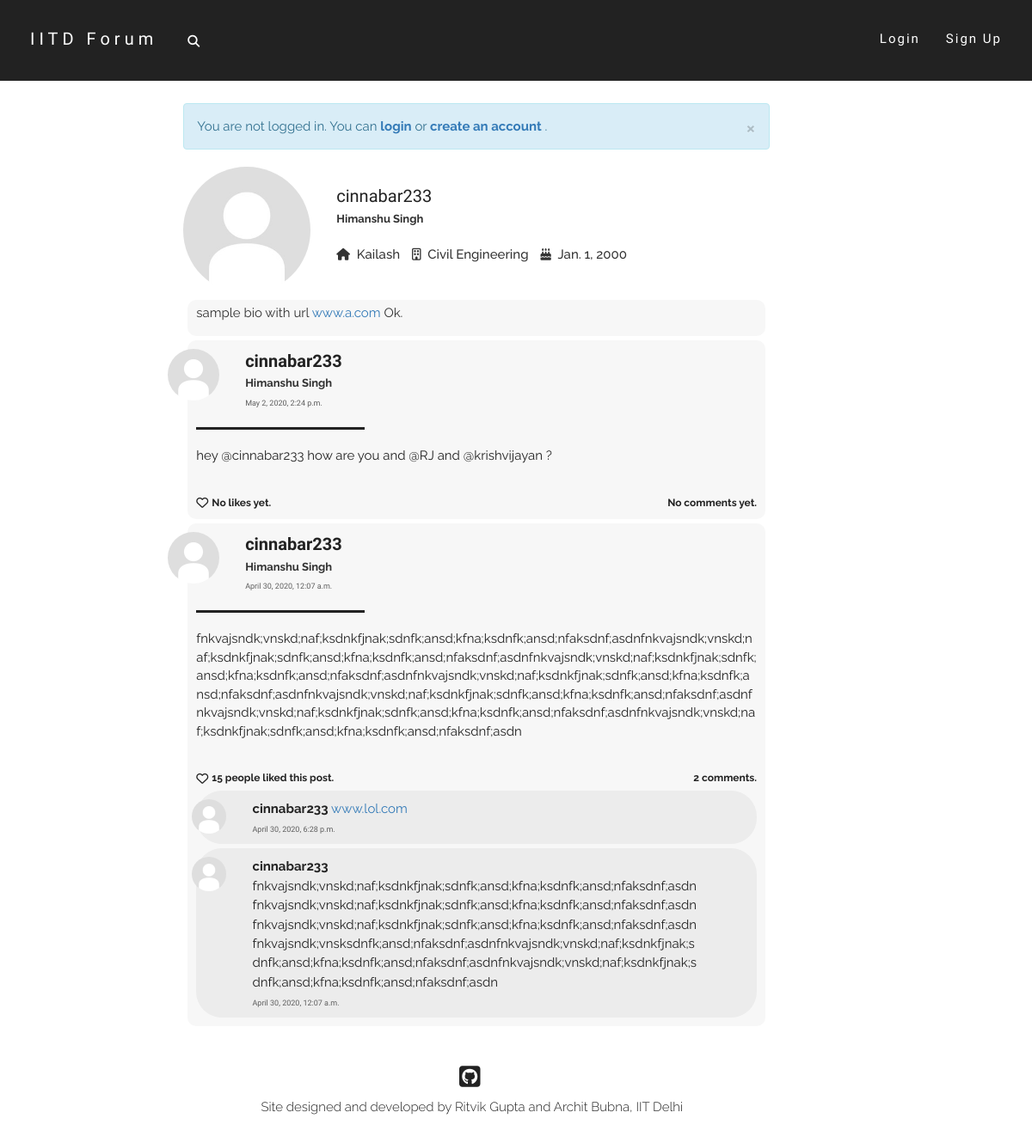
The app's page /users/cinnabar233/ with its own data.
### users/models.py (models this page shows, shortened)
class Profile(models.Model):
    parent_user = models.OneToOneField(User, on_delete=models.CASCADE)
    date_of_birth = models.DateField()
    first_name = models.CharField(max_length=50)
    last_name = models.CharField(max_length=50)
    gender = models.CharField(max_length=100, default="Male")
    dept = models.CharField(max_length=100, default="None")
    hostel = models.CharField(max_length=100, default="None")
    image = models.ImageField(default='default.jpg',upload_to='profile-pics')
    bio = models.TextField(default='', max_length=200)
    def full_name(self):
        return self.first_name + ' ' + self.last_name

### post/models.py (models this page shows, shortened)
class Post(models.Model):
    text = models.TextField(max_length = 5000)
    author = models.ForeignKey(User, on_delete = models.CASCADE)
    pub_date = models.DateTimeField(default = timezone.now())

class PostLike(models.Model):
    parent_post = models.OneToOneField(Post, on_delete=models.CASCADE)
    likers = models.ManyToManyField(User, blank=True)

class Comment(models.Model):
    parent_post = models.ForeignKey(Post, on_delete = models.CASCADE)
    text = models.CharField(max_length = 500)
    author = models.ForeignKey(User, on_delete = models.CASCADE)
    pub_date = models.DateTimeField(default = timezone.now())

### users/views.py (the view)
# urls.py: path('<str:u_name>/', views.profile_view, name='profile_view'),
def profile_view(request, u_name):
    try:
        user = User.objects.get(username=u_name)
    except User.DoesNotExist:
        raise Http404("ERROR 404: User does not exist")
    posts = user.post_set.all().order_by('-pub_date')
    return render(request, 'users/profile.html', {'user': user, 'posts':posts, 'title': user.username})

### users/templates/users/profile.html (shortened to what this page needs)
{% extends "post/base.html" %}
{% block content %}
    <div class="row">
        <div class="col-md-3 profile-img-div">
            <img class="img-circle img-responsive profile-pic" style="float: left;" width=150 height=150 src="{{ user.profile.image.url }}" alt="default.jpg">
        </div>
        <div class="col-md-9 profile-details-div">
            <br>
            <font class="username-font">
                {{user.username}}
            </font>
            <br>
            <font class="name-font">
                {{user.profile.full_name}}
            </font>
            <br><br>
            <ul class="list-inline">
                <li>
                    <i class="fas fa-home"></i>&nbsp;
                    <font class="details-font">{{user.profile.hostel}}</font>
                </li>
                <li>
                    <i class="far fa-building"></i>&nbsp;
                    <font class="details-font">{{user.profile.dept}}</font>
                </li>
                <li>
                    <i class="fas fa-birthday-cake"></i>&nbsp;
                    <font class="details-font">{{user.profile.date_of_birth}}</font>
                </li>
            </ul>
        </div>
    </div>
    <div class="bio-div">
        <font class="bio-font">
            {{user.profile.bio|urlize|linebreaks}}
        </font>
    </div>
    {% for post in posts %}
    <div class="home-post-div"  id="post-{{ post.id }}-div">
        <div class="row">
            <div class="col-md-1">
                <img class="img-circle profile-pic" width=60 height=60 src="{{ post.author.profile.image.url }}" alt="default.jpg">
            </div>
            <div class="col-md-10">
                <font class="username-font">
                    <b>{{post.author.username}}</b>
                </font>
                <br>
                <font class="name-font">
                    {{post.author.profile.full_name}}
                </font>
                <br>
                <a href="{% url 'post:post_view' post.id %}" class="date-font">
                    {{post.pub_date}}
                </a>
            </div>
            <div class="col-md-1 delete-div">
            </div>
        </div>
        <hr class="hr1" align="left">
        <font class="post-content-font">
            {% if post.text|linebreaks|length < 600 %}
                <div class="content-div"> {{post.text|urlize|linebreaks}} </div>
            {% endif %}
        </font>
        <br>
        <div class="like-wrapper">
            {% if request.user in post.postlike.likers.all %}
                <div class="like-button-wrapper">
                    <i class="fa fa-heart liked like-button" aria-hidden="true" id="like{{ post.id }}" data-catid="{{ post.id }}"></i>
                </div>
                <a href="#" data-toggle="modal" data-target="#like-modal-{{post.id}}" target="_blank">
                    <div class="likes-count like-count-font" id="likes-count{{ post.id }}" data-catid="{{post.postlike.likers.count}}">
                        {% if post.postlike.likers.count == 1 %}
                            You liked this post.
                        {% elif post.postlike.likers.count == 2 %}
                            You and one other liked this post.
                        {% else %}
                            You and {{ post.postlike.likers.count|add:"-1" }} others liked this post.
                        {% endif %}
                    </div>
                </a>
            {% else %}
                <div class="like-button-wrapper">
                    {% if request.user.is_authenticated %}
                        <i class="fa fa-heart-o likes like-button" aria-hidden="true" id="like{{ post.id }}" data-catid="{{ post.id }}"></i>
                    {% else %}
                        <a href="{% url 'login' %}"><i class="fa fa-heart-o likes like-button" aria-hidden="true" id="like{{ post.id }}" data-catid="{{ post.id }}"></i></a>
                    {% endif %}
                </div>
                <a href="#" data-toggle="modal" data-target="#like-modal-{{post.id}}" target="_blank">
                    <div class="likes-count like-count-font" id="likes-count{{ post.id }}" data-catid="{{post.postlike.likers.count}}">
                        {% if post.postlike.likers.count == 0 %}
                            No likes yet.
                        {% elif post.postlike.likers.count == 1 %}
                            One person liked this post.
                        {% else %}
                            {{ post.postlike.likers.count }} people liked this post.
                        {% endif %}
                    </div>
                </a>
            {% endif %}
            <div class="comments-count like-count-font">
                {% if post.comment_set.all|length == 0 %}
                    No comments yet.
                {% elif post.comment_set.all|length == 1 %}
                    1 comment.
                {% else %}
                    {{post.comment_set.all|length}} comments.
                {% endif %}
            </div>
        </div>
        {% for comment in post.comment_set.all|dictsortreversed:"pub_date"|slice:":2" %}
        <div id="comment-{{comment.id}}-div">
            <div class="comment-div">
                <div class="row">
                    <div class="col-md-1">
                        <img class="img-circle profile-pic" width=40 height=40 src="{{ comment.author.profile.image.url }}" alt="default.jpg">
                    </div>
                    <div class="col-md-10 content-div">
                        <a href="{% url 'users:profile_view' comment.author.username %}" class="post-head">
                            <font class="comment-username-font">
                                    <b>{{comment.author.username}}</b>
                                </a>
                                  {{comment.text|urlize}}
                        <br>
                        <font class="date-font">
                            {{comment.pub_date}}
                        </font>
                    </div>
                    <div class="col-md-1 comment-delete-div">
                    </div>
                </div>
            </div>
        </div>
        {% endfor %}
    </div>
    {% endfor %}
{% endblock content %}

### post/static/post/style.css (style rules this page uses)
html, body { width: auto !important; overflow-x: hidden !important; }
body { position:relative; max-width:100%; }
.home-post-div { margin:5px; background-color: #f7f7f7; padding:10px; border-radius: 10px; }
.comment-div { padding:10px; margin-top:5px; border-radius: 30px; background-color: #ececec; }
.content-div { overflow-wrap:break-word; }
.username-font { font-family: 'Spartan',sans-serif; font-size:20px; color:#222; }
.comment-username-font { font-family: 'Raleway',sans-serif; font-size:15px; color:#222; text-decoration:none; }
.name-font { font-family: 'Raleway',sans-serif; font-size:13px; font-weight: 700; color:rgb(49, 49, 49); }
.date-font { font-family: 'Spartan',sans-serif; font-size:9px; font-weight: 500; color:rgb(94, 94, 94); transition:all 0.3s ease; -webkit-transition:all 0.3s ease; -moz-transition:all 0.3s ease; -o-transition:all 0.3s ease; }
.profile-pic { float: right; object-fit: cover; transition:all 0.4s ease; -webkit-transition:all 0.4s ease; -moz-transition:all 0.4s ease; -o-transition:all 0.4s ease; }
.delete-div { padding-top: 5px; }
.post-content-font { font-family: 'Raleway',sans-serif; font-size:15px; color:#222; }
.like-count-font { font-family: 'Raleway',sans-serif; font-size:12px; font-weight: 700; color:#222; }
.like-wrapper { display: flex; }
.likes-count { margin-top: 3px; margin-left: 4px; margin-right: 4px; }
.comments-count { margin-top: 3px; margin-left:auto; margin-right:0; }
.like-button-wrapper { margin-top: 0.5px; }
.likes { color:#222; transition:all 0.4s ease; -webkit-transition:all 0.4s ease; -moz-transition:all 0.4s ease; -o-transition:all 0.4s ease; }
.details-font { font-family: 'Raleway', sans-serif; font-size: 15px; font-weight: 500; }
.bio-div { margin:5px; background-color: #f7f7f7; padding:5px 10px; border-radius: 10px; }
.bio-font { font-family: 'Raleway', sans-serif; font-size: 15px; font-weight: 400; }
.hr1 { background-color:#222; width:30%; height:3px; }
.profile-img-div { display:block; min-height: 150px; }

### records on screen
Post: author.profile.image (placeholder picture), author.username "cinnabar233", author.profile.full_name "Himanshu Singh", pub_date "May 2, 2020, 2:24 p.m.", text "hey @cinnabar233 how are you and @RJ and @krishvijayan ?", shows "No likes yet.", shows "No comments yet."
Post: author.profile.image (placeholder picture), author.username "cinnabar233", author.profile.full_name "Himanshu Singh", pub_date "April 30, 2020, 12:07 a.m.", text "fnkvajsndk;vnskd;naf;ksdnkfjnak;sdnfk;ansd;kfna;ksdnfk;ansd;nfaksdnf;asdnfnkvajsndk;vnskd;naf;ksdnkfjnak;sdnfk;ansd;kfna;ksdnfk;ansd;nfaksdnf;asdnfnkvajsndk;vnskd;naf;ksdnkfjnak;sdnfk;ansd;kfna;ksdnfk;ansd;nfaksdnf;asdnfnkvajsndk;vnskd;naf;ksdnkfjnak;sdnfk;ansd;kfna;ksdnfk;ansd;nfaksdnf;asdnfnkvajsndk;vnskd;naf;ksdnkfjnak;sdnfk;ansd;kfna;ksdnfk;ansd;nfaksdnf;asdnfnkvajsndk;vnskd;naf;ksdnkfjnak;sdnfk;ansd;kfna;ksdnfk;ansd;nfaksdnf;asdnfnkvajsndk;vnskd;naf;ksdnkfjnak;sdnfk;ansd;kfna;ksdnfk;ansd;nfaksdnf;asdn", postlike.likers.count "15", comment_set.all|length "2"
Comment: author.profile.image (placeholder picture), author.username "cinnabar233", text "www.lol.com", pub_date "April 30, 2020, 6:28 p.m."
Comment: author.profile.image (placeholder picture), author.username "cinnabar233", text "fnkvajsndk;vnskd;naf;ksdnkfjnak;sdnfk;ansd;kfna;ksdnfk;ansd;nfaksdnf;asdnfnkvajsndk;vnskd;naf;ksdnkfjnak;sdnfk;ansd;kfna;ksdnfk;ansd;nfaksdnf;asdnfnkvajsndk;vnskd;naf;ksdnkfjnak;sdnfk;ansd;kfna;ksdnfk;ansd;nfaksdnf;asdnfnkvajsndk;vnsksdnfk;ansd;nfaksdnf;asdnfnkvajsndk;vnskd;naf;ksdnkfjnak;sdnfk;ansd;kfna;ksdnfk;ansd;nfaksdnf;asdnfnkvajsndk;vnskd;naf;ksdnkfjnak;sdnfk;ansd;kfna;ksdnfk;ansd;nfaksdnf;asdn", pub_date "April 30, 2020, 12:07 a.m."

### other values on screen
{{ user.username }} "cinnabar233"
{{ user.profile.full_name }} "Himanshu Singh"
{{ user.profile.hostel }} "Kailash"
{{ user.profile.dept }} "Civil Engineering"
{{ user.profile.date_of_birth }} "Jan. 1, 2000"
{{ user.profile.bio|urlize|linebreaks }} "sample bio with url www.a.com Ok."
